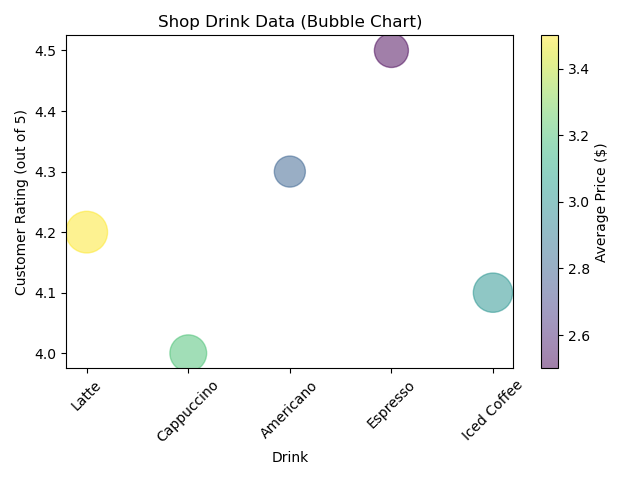

Recreate this plot in Python.

import matplotlib.pyplot as plt

# Create a list of dictionaries with the provided data
data = [
    {'Drink': 'Latte', 'Average_Price': 3.5, 'Customer_Rating (out of 5)': 4.2, 'Number_of_Sales_per_Day': 90},
    {'Drink': 'Cappuccino', 'Average_Price': 3.2, 'Customer_Rating (out of 5)': 4.0, 'Number_of_Sales_per_Day': 70},
    {'Drink': 'Americano', 'Average_Price': 2.8, 'Customer_Rating (out of 5)': 4.3, 'Number_of_Sales_per_Day': 50},
    {'Drink': 'Espresso', 'Average_Price': 2.5, 'Customer_Rating (out of 5)': 4.5, 'Number_of_Sales_per_Day': 60},
    {'Drink': 'Iced Coffee', 'Average_Price': 3.0, 'Customer_Rating (out of 5)': 4.1, 'Number_of_Sales_per_Day': 80}
]

# Seperate the data into lists for plotting
x = [drink['Drink'] for drink in data]
y = [drink['Customer_Rating (out of 5)'] for drink in data]
sizes = [drink['Number_of_Sales_per_Day'] * 10 for drink in data]  # Scale number of sales for bubble size
colors = [drink['Average_Price'] for drink in data]  # Use average price for color

# Create the bubble chart
plt.scatter(x, y, s=sizes, c=colors, alpha=0.5, cmap='viridis')

# Title and labels
plt.title('Shop Drink Data (Bubble Chart)')
plt.xlabel('Drink')
plt.ylabel('Customer Rating (out of 5)')

# Color bar for the average prices
cbar = plt.colorbar()
cbar.set_label('Average Price ($)')

# Adjust the x-axis to show drink names clearly
plt.xticks(rotation=45)

# Show the plot
plt.tight_layout()
plt.show()
